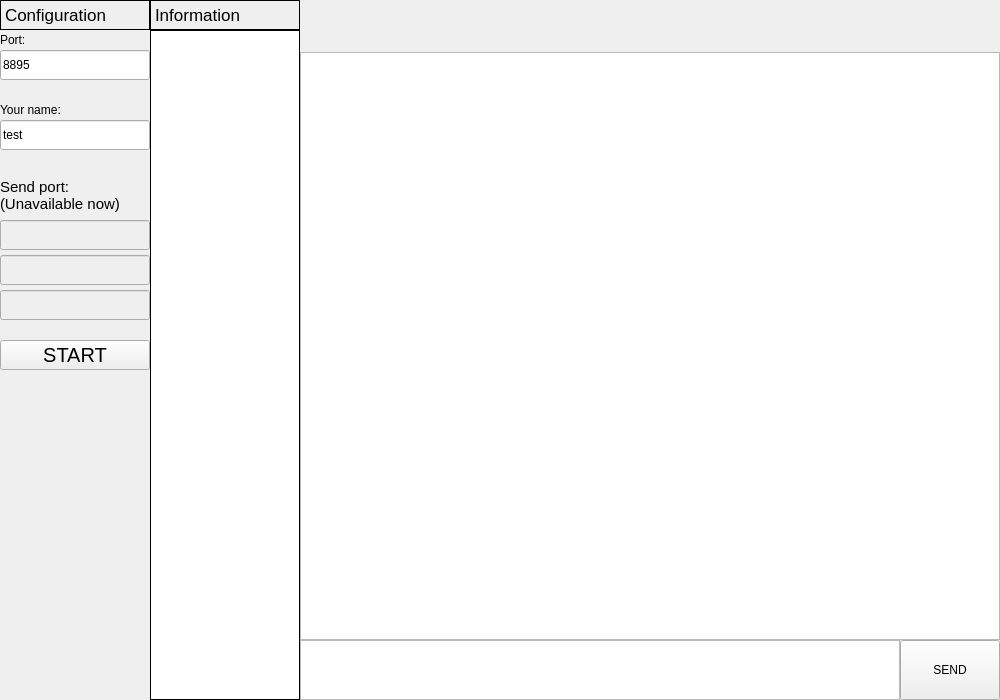
<?xml version="1.0" encoding="UTF-8"?>
<ui version="4.0">
 <class>MainWindow</class>
 <widget class="QMainWindow" name="MainWindow">
  <property name="geometry">
   <rect>
    <x>0</x>
    <y>0</y>
    <width>1000</width>
    <height>700</height>
   </rect>
  </property>
  <property name="focusPolicy">
   <enum>Qt::FocusPolicy::StrongFocus</enum>
  </property>
  <property name="windowTitle">
   <string>RunXun</string>
  </property>
  <widget class="QWidget" name="centralwidget">
   <widget class="QLabel" name="peer_info">
    <property name="geometry">
     <rect>
      <x>300</x>
      <y>0</y>
      <width>700</width>
      <height>50</height>
     </rect>
    </property>
    <property name="font">
     <font>
      <pointsize>14</pointsize>
     </font>
    </property>
    <property name="text">
     <string/>
    </property>
   </widget>
   <widget class="QTextEdit" name="input_box">
    <property name="geometry">
     <rect>
      <x>300</x>
      <y>640</y>
      <width>600</width>
      <height>60</height>
     </rect>
    </property>
    <property name="font">
     <font>
      <pointsize>15</pointsize>
     </font>
    </property>
   </widget>
   <widget class="QLabel" name="label">
    <property name="geometry">
     <rect>
      <x>0</x>
      <y>0</y>
      <width>150</width>
      <height>30</height>
     </rect>
    </property>
    <property name="font">
     <font>
      <pointsize>13</pointsize>
     </font>
    </property>
    <property name="styleSheet">
     <string notr="true">border: 1px solid</string>
    </property>
    <property name="text">
     <string>Configuration</string>
    </property>
   </widget>
   <widget class="QLabel" name="label_2">
    <property name="geometry">
     <rect>
      <x>150</x>
      <y>0</y>
      <width>150</width>
      <height>30</height>
     </rect>
    </property>
    <property name="font">
     <font>
      <pointsize>13</pointsize>
     </font>
    </property>
    <property name="styleSheet">
     <string notr="true">border: 1px solid</string>
    </property>
    <property name="text">
     <string>Information</string>
    </property>
   </widget>
   <widget class="QLabel" name="label_3">
    <property name="geometry">
     <rect>
      <x>0</x>
      <y>30</y>
      <width>150</width>
      <height>20</height>
     </rect>
    </property>
    <property name="text">
     <string>Port:</string>
    </property>
   </widget>
   <widget class="QLineEdit" name="local_port">
    <property name="geometry">
     <rect>
      <x>0</x>
      <y>50</y>
      <width>150</width>
      <height>30</height>
     </rect>
    </property>
    <property name="text">
     <string>8895</string>
    </property>
   </widget>
   <widget class="QLabel" name="label_4">
    <property name="geometry">
     <rect>
      <x>0</x>
      <y>100</y>
      <width>150</width>
      <height>20</height>
     </rect>
    </property>
    <property name="text">
     <string>Your name:</string>
    </property>
   </widget>
   <widget class="QLineEdit" name="name">
    <property name="geometry">
     <rect>
      <x>0</x>
      <y>120</y>
      <width>150</width>
      <height>30</height>
     </rect>
    </property>
    <property name="text">
     <string>test</string>
    </property>
   </widget>
   <widget class="QLabel" name="label_5">
    <property name="enabled">
     <bool>true</bool>
    </property>
    <property name="geometry">
     <rect>
      <x>0</x>
      <y>170</y>
      <width>150</width>
      <height>51</height>
     </rect>
    </property>
    <property name="font">
     <font>
      <pointsize>11</pointsize>
     </font>
    </property>
    <property name="text">
     <string>Send port:
(Unavailable now)</string>
    </property>
   </widget>
   <widget class="QLineEdit" name="send_port_one">
    <property name="enabled">
     <bool>false</bool>
    </property>
    <property name="geometry">
     <rect>
      <x>0</x>
      <y>220</y>
      <width>150</width>
      <height>30</height>
     </rect>
    </property>
    <property name="text">
     <string/>
    </property>
   </widget>
   <widget class="QLineEdit" name="send_port_two">
    <property name="enabled">
     <bool>false</bool>
    </property>
    <property name="geometry">
     <rect>
      <x>0</x>
      <y>255</y>
      <width>150</width>
      <height>30</height>
     </rect>
    </property>
    <property name="text">
     <string/>
    </property>
   </widget>
   <widget class="QLineEdit" name="send_port_three">
    <property name="enabled">
     <bool>false</bool>
    </property>
    <property name="geometry">
     <rect>
      <x>0</x>
      <y>290</y>
      <width>150</width>
      <height>30</height>
     </rect>
    </property>
    <property name="text">
     <string/>
    </property>
   </widget>
   <widget class="QPushButton" name="start">
    <property name="enabled">
     <bool>true</bool>
    </property>
    <property name="geometry">
     <rect>
      <x>0</x>
      <y>340</y>
      <width>150</width>
      <height>30</height>
     </rect>
    </property>
    <property name="font">
     <font>
      <pointsize>15</pointsize>
     </font>
    </property>
    <property name="autoFillBackground">
     <bool>false</bool>
    </property>
    <property name="text">
     <string>START</string>
    </property>
   </widget>
   <widget class="QListWidget" name="user_info">
    <property name="geometry">
     <rect>
      <x>150</x>
      <y>30</y>
      <width>150</width>
      <height>670</height>
     </rect>
    </property>
    <property name="focusPolicy">
     <enum>Qt::FocusPolicy::NoFocus</enum>
    </property>
    <property name="styleSheet">
     <string notr="true">border: 1px solid</string>
    </property>
   </widget>
   <widget class="QListWidget" name="chat_record">
    <property name="enabled">
     <bool>true</bool>
    </property>
    <property name="geometry">
     <rect>
      <x>300</x>
      <y>52</y>
      <width>700</width>
      <height>588</height>
     </rect>
    </property>
    <property name="focusPolicy">
     <enum>Qt::FocusPolicy::NoFocus</enum>
    </property>
   </widget>
   <widget class="QPushButton" name="send_msg">
    <property name="geometry">
     <rect>
      <x>900</x>
      <y>640</y>
      <width>100</width>
      <height>60</height>
     </rect>
    </property>
    <property name="text">
     <string>SEND</string>
    </property>
   </widget>
  </widget>
 </widget>
 <resources/>
 <connections/>
</ui>
